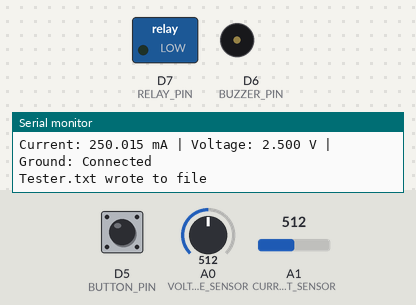
The sketch below on a simulated Arduino Zero (SAMD21). Shown: switched loads named in the sketch (green lamp = pin HIGH), buzzer (waves = sounding, pin HIGH), the last lines printed to the serial monitor. The test bench sets the inputs (shaded band); at power-on: D5 (BUTTON_PIN) HIGH, A0 (VOLTAGE_SENSOR) = 512, A1 (CURRENT_SENSOR) = 512 (analog values on the 0–1023 scale). Storage starts empty.

Above: at 1.3 s.
1.4 s: D5 (BUTTON_PIN) pulled LOW for 0.6 s
At 1.9 s:
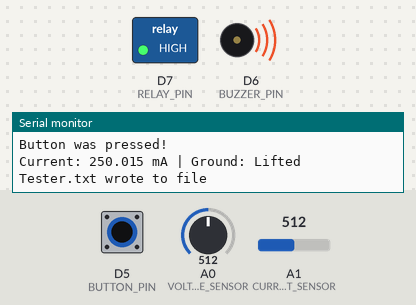
3.5 s: D5 (BUTTON_PIN) pulled LOW for 3.2 s
At 8.6 s:
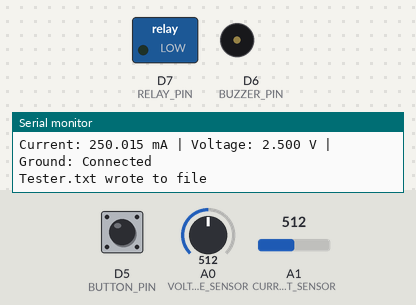
Timing chart, 0 to 10.1 s (numbered marks = the images above; inputs shaded):
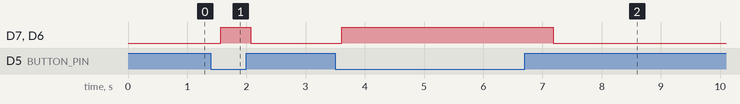

Measured:
- after the input at 1.4 s, D7 (RELAY_PIN), D6 (BUZZER_PIN): LOW → HIGH after 0.17 s, → LOW 0.51 s later
- after the input at 3.5 s, D7 (RELAY_PIN), D6 (BUZZER_PIN): LOW → HIGH after 0.11 s, → LOW 3.6 s later

The sketch:

Prototype_V1_2_Code.ino
```cpp
/*
    Electrical Safety Testing Device for Ultrasound Systems
    Developed by Team B4 for Marquette Senior Design
    Sponsored by GE Healthcare

    Purpose: Measuers the leakage current, and ground voltage for
    an ultrasound system, and saves values to a .txt file on a
    connected SD card.

    Last revision date: April 9th, 2025
*/

#include <SD.h>

#define VOLTAGE_SENSOR A0   //  Voltage sensor connected to A0
#define CURRENT_SENSOR A1   //  Current sensor connected to A1
#define RELAY_PIN 7         //  Relay/MOSFET to lift ground
#define BUZZER_PIN 6        //  Buzzer pin
#define BUTTON_PIN 5        //  Button pin
#define CHIP_SELECT 10      //  Chip Select Pin used for SD card

const float resistor = 10.0;                //  100 Ohm resistor
float current_calibration = 0.0;            //  In case the current is offset and needs correction
float voltage_calibration = 0.0;            //  In case the voltage is offset and needs correction
const float milli_conv =  1000.0;           //  Converstion factor to change from base to milli-
const float micro_conv =  1000000.0;        //  Conversion factor to change from base to micro-
const float nano_conv =   1000000000.0;     //  Conversion factor to change from base to nano-

File datafile;

bool groundLifted = false;
bool init_flag = false;

void setup() {

    analogReadResolution(14);       //  Sets resolution of analog pins to 14-bits

    Serial.begin(9600);  // Initialize Serial Communication
    while (!Serial);
        Serial.print("Initializing SD card!");

    if (!SD.begin(CHIP_SELECT)) {
        Serial.println("initialization failed!");       //  If SD could not be found connected to the chip select pin
    while (1);
    }//stops here if SD fails
        Serial.println("initialization done.");
    //checks if tester txt works
    if (!SD.exists("tester.txt")) {
      //creates the txt file
      Serial.println("Creating tester.txt...");
      //writes to file
        datafile = SD.open("tester.txt", FILE_WRITE);
        //writes to datafile
        if (datafile) {
            datafile.println("Log Start");
            datafile.close();
        }
    } else {//if tester.txt already works
        Serial.println("tester.txt exists."); //tester already exists
    }

    //pinmodes for measurements and output
    pinMode(RELAY_PIN, OUTPUT);
    pinMode(BUZZER_PIN, OUTPUT);
    pinMode(BUTTON_PIN, INPUT_PULLUP); // Using internal pull-up resistor

    digitalWrite(RELAY_PIN, LOW); // Ensure ground is initially connected
    digitalWrite(BUZZER_PIN, LOW); // Ensure buzzer is off

    //init_flag = true;
}

void loop() {

    // Check button state
    analogReadResolution(14);
    float currentArray[5];
    float voltageArray[5];
    float currentAvg, voltageAvg;
    bool buttonPressed = digitalRead(BUTTON_PIN) == LOW;

    // Update relay and buzzer state
    if (buttonPressed) {
        digitalWrite(RELAY_PIN, HIGH);  // Open ground
        digitalWrite(BUZZER_PIN, HIGH); // Buzzer on
        groundLifted = true; //not grounded
        Serial.println("Button was pressed!");
    } else {
        digitalWrite(RELAY_PIN, LOW);   // Close ground
        digitalWrite(BUZZER_PIN, LOW);  // Buzzer off
        groundLifted = false; // grounded
    }

    // Take measurements

    float current = (milli_conv * (analogRead(CURRENT_SENSOR) * (5.0 / 16383.0)) / resistor) - current_calibration; //
    float voltage = 0;

    if (!groundLifted) {
        voltage = analogRead(VOLTAGE_SENSOR) * (5.0 / 16383.0) - voltage_calibration;
    }

    String log = "Current: " + String(current, 3) + " mA";
    if (!groundLifted) {
        log += " | Voltage: " + String(voltage, 3) + " V";
    }
    log += " | Ground: ";
    log += (groundLifted ? "Lifted" : "Connected");

    Serial.println(log);        //  Prints log to serial

    // Write to SD
    datafile = SD.open("tester.txt", FILE_WRITE);       //  open "tester.txt" file and write to it
    if (datafile) {
        datafile.println(log);             //   Print log to SD
        datafile.close();       //  close datafile
        Serial.println("Tester.txt wrote to file");     //  file wqas written to successfully
    } else {
        Serial.println("Error opening tester.txt for writing.");    //tester txt could not be wrote into
    }

    delay(500);     // delay
}
```
